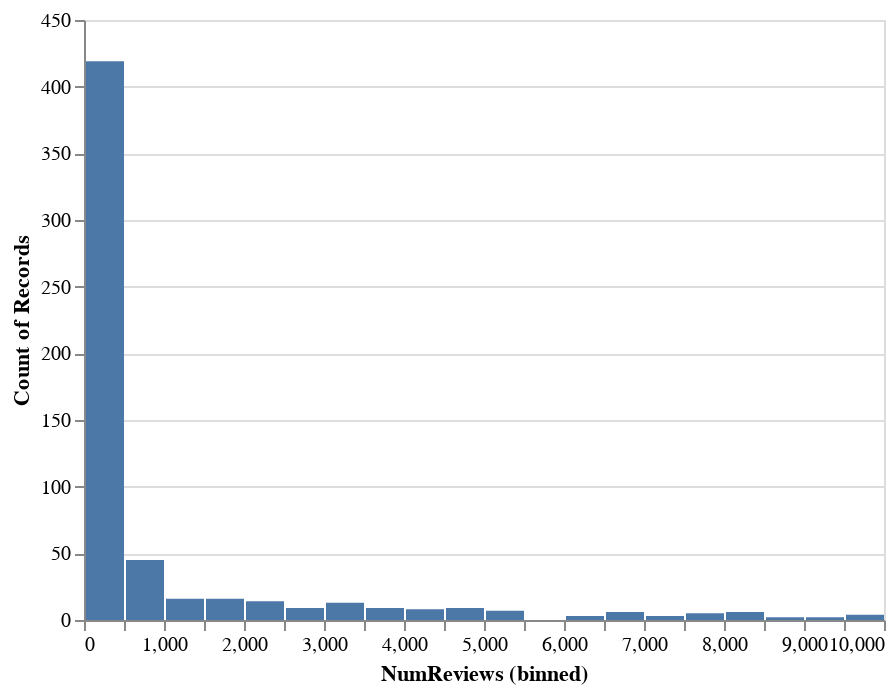

Notebook cell for this chart:
### Markdown cell above
Binned histogram of reviews

### Code cell
df["NumReviews"] = pd.to_numeric(df["Reviews"])
alt.Chart(df).mark_bar().encode(alt.X("NumReviews", bin=alt.Bin(maxbins=20, extent=[0, 10000])), y="count()")

### Figure 1 — Vega-Lite specification as saved in the notebook (floating-point values rounded to 4 significant figures; data arrays with more than 128 entries replaced by an {"elided": "..."} marker saying what was removed)
{"$schema": "https://vega.github.io/schema/vega-lite/v2.6.0.json", "config": {"view": {"height": 300, "width": 400}}, "data": {"name": "data-88532fc45e02b7a4aafbddeb39fb2138"}, "datasets": {"data-88532fc45e02b7a4aafbddeb39fb2138": {"elided": "1000 records"}}, "encoding": {"x": {"bin": {"extent": [0, 10000], "maxbins": 20}, "field": "NumReviews", "type": "quantitative"}, "y": {"aggregate": "count", "type": "quantitative"}}, "mark": "bar"}
